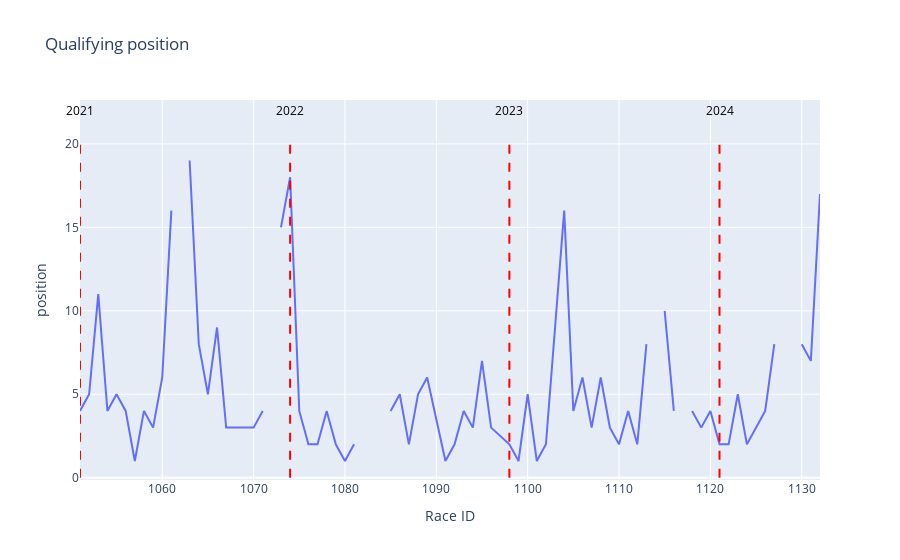

Notebook code cell kept with this figure:
### Code cell
quali_df = quali_df.rename(columns={'raceId': 'Race ID', 'position': 'Position', 'year': 'Year'})

first_race_of_year = quali_df.groupby('Year').first().reset_index()
    
driver_points_by_race['Race ID'] = pd.to_numeric(driver_points_by_race['Race ID'], errors='coerce')
first_race_of_year['Race ID'] = pd.to_numeric(first_race_of_year['Race ID'], errors='coerce')


# Create line chart
fig2 = px.line(
    driver_points_by_race,
    x='Race ID',
    y='position',
    title='Qualifying position',
    labels={'Position': 'Position', 'Race ID': 'Race ID'},
)


# Update layout with shapes and annotations
fig2.update_layout(
    shapes=[
        dict(
            type='line',
            x0=row['Race ID'],  # Access 'Race ID' directly
            x1=row['Race ID'],
            y0=0,
            y1=quali_df['Position'].max(),  
            line=dict(color='red', width=2, dash='dash'),

        )
        for _, row in first_race_of_year.iterrows()
    ],
    annotations=[
        dict(
            x=row['Race ID'],  # Access 'Race ID' directly
            y=22,  # Adjust y-coordinate for better placement
            text=str(row['Year']),
            showarrow=False,
            font=dict(size=12, color='black'),
            align='center',
        )
        for _, row in first_race_of_year.iterrows()
    ],
)
fig2.update_layout(xaxis=dict(range=[driver_points_by_race['Race ID'].min(), driver_points_by_race['Race ID'].max()]))

### Figure 1 — Plotly figure (JSON) as saved in the notebook; plotly's stock layout.template omitted (floating-point values rounded to 4 significant figures)
{"data": [{"hovertemplate": "Race ID=%{x}<br>position=%{y}<extra></extra>", "legendgroup": "", "line": {"color": "#636efa", "dash": "solid"}, "marker": {"symbol": "circle"}, "mode": "lines", "name": "", "orientation": "v", "showlegend": false, "type": "scatter", "x": [1051, 1052, 1053, 1054, 1055, 1056, 1057, 1058, 1059, 1060, 1061, 1062, 1063, 1064, 1065, 1066, 1067, 1069, 1070, 1071, 1072, 1073, 1074, 1075, 1076, 1077, 1078, 1079, 1080, 1081, 1082, 1083, 1084, 1085, 1086, 1087, 1088, 1089, 1091, 1092, 1093, 1094, 1095, 1096, 1098, 1099, 1100, 1101, 1102, 1104, 1105, 1106, 1107, 1108, 1109, 1110, 1111, 1112, 1113, 1114, 1115, 1116, 1117, 1118, 1119, 1120, 1121, 1122, 1123, 1124, 1125, 1126, 1127, 1128, 1129, 1130, 1131, 1132], "xaxis": "x", "y": [4, 5, 11, 4, 5, 4, 1, 4, 3, 6, 16, null, 19, 8, 5, 9, 3, 3, 3, 4, null, 15, 18, 4, 2, 2, 4, 2, 1, 2, null, 2, null, 4, 5, 2, 5, 6, 1, 2, 4, 3, 7, 3, 2, 1, 5, 1, 2, 16, 4, 6, 3, 6, 3, 2, 4, 2, 8, null, 10, 4, null, 4, 3, 4, 2, 2, 5, 2, 3, 4, 8, null, null, 8, 7, 17], "yaxis": "y"}], "layout": {"annotations": [{"align": "center", "font": {"color": "black", "size": 12}, "showarrow": false, "text": "2021", "x": 1051, "y": 22}, {"align": "center", "font": {"color": "black", "size": 12}, "showarrow": false, "text": "2022", "x": 1074, "y": 22}, {"align": "center", "font": {"color": "black", "size": 12}, "showarrow": false, "text": "2023", "x": 1098, "y": 22}, {"align": "center", "font": {"color": "black", "size": 12}, "showarrow": false, "text": "2024", "x": 1121, "y": 22}], "legend": {"tracegroupgap": 0}, "shapes": [{"line": {"color": "red", "dash": "dash", "width": 2}, "type": "line", "x0": 1051, "x1": 1051, "y0": 0, "y1": 20}, {"line": {"color": "red", "dash": "dash", "width": 2}, "type": "line", "x0": 1074, "x1": 1074, "y0": 0, "y1": 20}, {"line": {"color": "red", "dash": "dash", "width": 2}, "type": "line", "x0": 1098, "x1": 1098, "y0": 0, "y1": 20}, {"line": {"color": "red", "dash": "dash", "width": 2}, "type": "line", "x0": 1121, "x1": 1121, "y0": 0, "y1": 20}], "title": {"text": "Qualifying position"}, "xaxis": {"anchor": "y", "domain": [0, 1], "range": [1051, 1132], "title": {"text": "Race ID"}}, "yaxis": {"anchor": "x", "domain": [0, 1], "title": {"text": "position"}}}}
